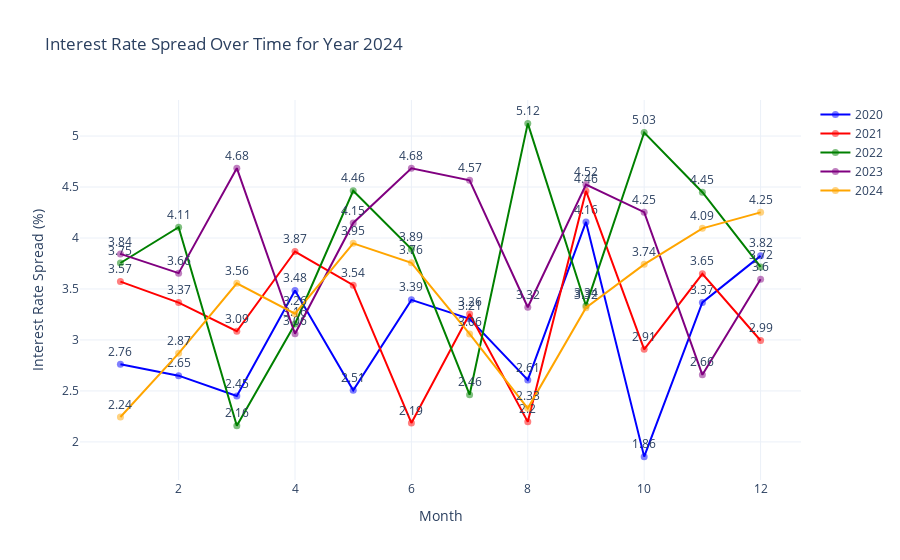
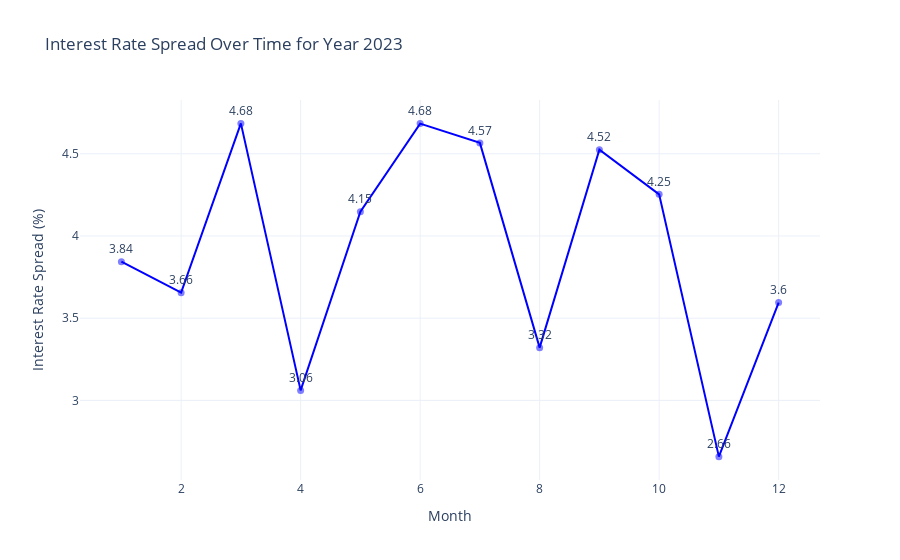

The notebook cell these images were saved under, in order:
### Code cell
import plotly.graph_objects as go

# Function to plot interest rate spread for a specific year or all years
def plot_interest_rate_spread(data, year='all'):
    # Ensure column names are lowercase
    data.columns = data.columns.str.lower()
    
    # Extract year from date if not already done
    if 'year' not in data.columns:
        data['year'] = data['date'].dt.year

    # Initialize the figure
    fig = go.Figure()

    # Define colors for differentiation
    colors = ['blue', 'red', 'green', 'purple', 'orange', 'pink']  # Extend as needed

    if year == 'all':
        # Plot data for all years
        for i, (year, group) in enumerate(data.groupby('year')):
            fig.add_trace(go.Scatter(
                x=group['month'], 
                y=group['interest_rate_spread'],
                text=group['interest_rate_spread'].round(2),
                mode='lines+markers+text',
                name=f'{year}',
                line=dict(color=colors[i % len(colors)], width=2),
                marker=dict(size=7, color=colors[i % len(colors)], opacity=0.5),
                textposition="top center"
            ))
    else:
        # Plot data for the specified year
        group = data[data['year'] == year]
        fig.add_trace(go.Scatter(
            x=group['month'], 
            y=group['interest_rate_spread'],
            text=group['interest_rate_spread'].round(2),
            mode='lines+markers+text',
            name=f'{year}',
            line=dict(color='blue', width=2),
            marker=dict(size=7, color='blue', opacity=0.5),
            textposition="top center"
        ))

    # Update the layout
    fig.update_layout(
        title=f'Interest Rate Spread Over Time{" for Year " + str(year) if year != "all" else ""}',
        xaxis_title='Month',
        yaxis_title='Interest Rate Spread (%)',
        template='plotly_white'
    )

    # Show the figure
    fig.show()

# Example usage:
plot_interest_rate_spread(data, year='all')  # To plot all years
plot_interest_rate_spread(data, year=2023)    # To plot data for the year 2023

### Figure 1 — Plotly figure (JSON) as saved in the notebook; plotly's stock layout.template omitted (floating-point values rounded to 4 significant figures)
{"data": [{"line": {"color": "blue", "width": 2}, "marker": {"color": "blue", "opacity": 0.5, "size": 7}, "mode": "lines+markers+text", "name": "2020", "text": [2.76, 2.65, 2.45, 3.48, 2.51, 3.39, 3.21, 2.61, 4.16, 1.86, 3.37, 3.82], "textposition": "top center", "type": "scatter", "x": [1, 2, 3, 4, 5, 6, 7, 8, 9, 10, 11, 12], "y": [2.762, 2.65, 2.45, 3.484, 2.507, 3.393, 3.207, 2.608, 4.158, 1.856, 3.369, 3.825]}, {"line": {"color": "red", "width": 2}, "marker": {"color": "red", "opacity": 0.5, "size": 7}, "mode": "lines+markers+text", "name": "2021", "text": [3.57, 3.37, 3.09, 3.87, 3.54, 2.19, 3.26, 2.2, 4.46, 2.91, 3.65, 2.99], "textposition": "top center", "type": "scatter", "x": [1, 2, 3, 4, 5, 6, 7, 8, 9, 10, 11, 12], "y": [3.572, 3.366, 3.086, 3.867, 3.538, 2.186, 3.255, 2.197, 4.462, 2.908, 3.648, 2.995]}, {"line": {"color": "green", "width": 2}, "marker": {"color": "green", "opacity": 0.5, "size": 7}, "mode": "lines+markers+text", "name": "2022", "text": [3.75, 4.11, 2.16, 3.16, 4.46, 3.89, 2.46, 5.12, 3.34, 5.03, 4.45, 3.72], "textposition": "top center", "type": "scatter", "x": [1, 2, 3, 4, 5, 6, 7, 8, 9, 10, 11, 12], "y": [3.755, 4.106, 2.159, 3.157, 4.463, 3.891, 2.463, 5.124, 3.336, 5.035, 4.449, 3.716]}, {"line": {"color": "purple", "width": 2}, "marker": {"color": "purple", "opacity": 0.5, "size": 7}, "mode": "lines+markers+text", "name": "2023", "text": [3.84, 3.66, 4.68, 3.06, 4.15, 4.68, 4.57, 3.32, 4.52, 4.25, 2.66, 3.6], "textposition": "top center", "type": "scatter", "x": [1, 2, 3, 4, 5, 6, 7, 8, 9, 10, 11, 12], "y": [3.844, 3.655, 4.685, 3.061, 4.148, 4.684, 4.566, 3.321, 4.524, 4.253, 2.658, 3.595]}, {"line": {"color": "orange", "width": 2}, "marker": {"color": "orange", "opacity": 0.5, "size": 7}, "mode": "lines+markers+text", "name": "2024", "text": [2.24, 2.87, 3.56, 3.26, 3.95, 3.76, 3.06, 2.33, 3.32, 3.74, 4.09, 4.25], "textposition": "top center", "type": "scatter", "x": [1, 2, 3, 4, 5, 6, 7, 8, 9, 10, 11, 12], "y": [2.245, 2.869, 3.555, 3.257, 3.948, 3.757, 3.059, 2.329, 3.316, 3.741, 4.095, 4.251]}], "layout": {"title": {"text": "Interest Rate Spread Over Time for Year 2024"}, "xaxis": {"title": {"text": "Month"}}, "yaxis": {"title": {"text": "Interest Rate Spread (%)"}}}}

### Figure 2 — Plotly figure (JSON) as saved in the notebook; plotly's stock layout.template omitted (floating-point values rounded to 4 significant figures)
{"data": [{"line": {"color": "blue", "width": 2}, "marker": {"color": "blue", "opacity": 0.5, "size": 7}, "mode": "lines+markers+text", "name": "2023", "text": [3.84, 3.66, 4.68, 3.06, 4.15, 4.68, 4.57, 3.32, 4.52, 4.25, 2.66, 3.6], "textposition": "top center", "type": "scatter", "x": [1, 2, 3, 4, 5, 6, 7, 8, 9, 10, 11, 12], "y": [3.844, 3.655, 4.685, 3.061, 4.148, 4.684, 4.566, 3.321, 4.524, 4.253, 2.658, 3.595]}], "layout": {"title": {"text": "Interest Rate Spread Over Time for Year 2023"}, "xaxis": {"title": {"text": "Month"}}, "yaxis": {"title": {"text": "Interest Rate Spread (%)"}}}}
